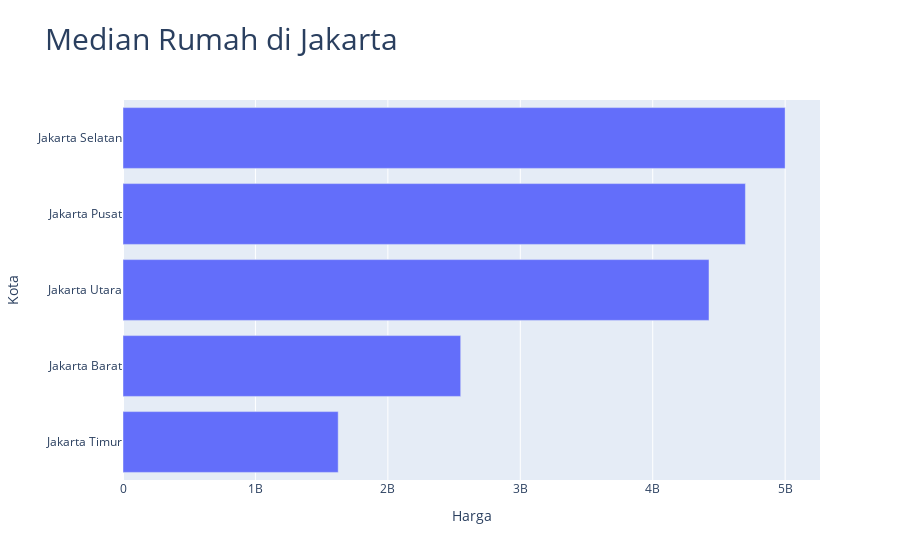

Notebook code cell kept with this figure:
### Code cell
rumah_jakarta = px.bar(data_rumah.query('Kota.str.startswith("Jakarta")')\
                                .groupby('Kota')[['Harga']].median().reset_index(),
                            x='Harga', y='Kota', title='Median Rumah di Jakarta', orientation='h')
rumah_jakarta.update_yaxes(categoryorder='total ascending')
rumah_jakarta.update_layout(title_font_size=30)

### Figure 1 — Plotly figure (JSON) as saved in the notebook; plotly's stock layout.template omitted (floating-point values rounded to 4 significant figures)
{"data": [{"alignmentgroup": "True", "hovertemplate": "Harga=%{x}<br>Kota=%{y}<extra></extra>", "legendgroup": "", "marker": {"color": "#636efa", "pattern": {"shape": ""}}, "name": "", "offsetgroup": "", "orientation": "h", "showlegend": false, "textposition": "auto", "type": "bar", "x": [2550000000, 4700000000, 5000000000, 1625000000, 4425000000], "xaxis": "x", "y": ["Jakarta Barat", "Jakarta Pusat", "Jakarta Selatan", "Jakarta Timur", "Jakarta Utara"], "yaxis": "y"}], "layout": {"barmode": "relative", "legend": {"tracegroupgap": 0}, "title": {"font": {"size": 30}, "text": "Median Rumah di Jakarta"}, "xaxis": {"anchor": "y", "domain": [0, 1], "title": {"text": "Harga"}}, "yaxis": {"anchor": "x", "categoryorder": "total ascending", "domain": [0, 1], "title": {"text": "Kota"}}}}
